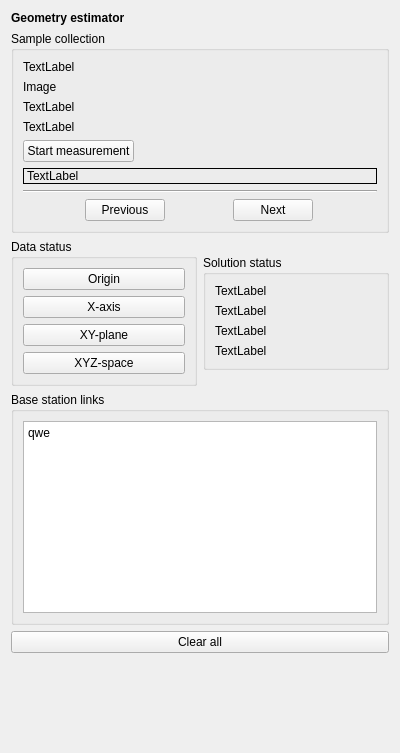
<?xml version="1.0" encoding="UTF-8"?>
<ui version="4.0">
 <class>Form</class>
 <widget class="QWidget" name="Form">
  <property name="geometry">
   <rect>
    <x>0</x>
    <y>0</y>
    <width>400</width>
    <height>753</height>
   </rect>
  </property>
  <property name="windowTitle">
   <string>Form</string>
  </property>
  <layout class="QVBoxLayout" name="verticalLayout">
   <item>
    <widget class="QLabel" name="label">
     <property name="font">
      <font>
       <bold>true</bold>
      </font>
     </property>
     <property name="text">
      <string>Geometry estimator</string>
     </property>
    </widget>
   </item>
   <item>
    <widget class="QGroupBox" name="_sample_collection_box">
     <property name="styleSheet">
      <string notr="true"/>
     </property>
     <property name="title">
      <string>Sample collection</string>
     </property>
     <layout class="QVBoxLayout" name="verticalLayout_2">
      <item>
       <widget class="QLabel" name="_step_title">
        <property name="text">
         <string>TextLabel</string>
        </property>
       </widget>
      </item>
      <item>
       <widget class="QLabel" name="_step_image">
        <property name="styleSheet">
         <string notr="true"/>
        </property>
        <property name="text">
         <string>Image</string>
        </property>
       </widget>
      </item>
      <item>
       <widget class="QLabel" name="_step_instructions">
        <property name="text">
         <string>TextLabel</string>
        </property>
       </widget>
      </item>
      <item>
       <widget class="QLabel" name="_step_solution_info">
        <property name="text">
         <string>TextLabel</string>
        </property>
       </widget>
      </item>
      <item>
       <widget class="QPushButton" name="_step_measure">
        <property name="sizePolicy">
         <sizepolicy hsizetype="Maximum" vsizetype="Fixed">
          <horstretch>0</horstretch>
          <verstretch>0</verstretch>
         </sizepolicy>
        </property>
        <property name="text">
         <string>Start measurement</string>
        </property>
       </widget>
      </item>
      <item>
       <widget class="QLabel" name="_step_info">
        <property name="frameShape">
         <enum>QFrame::Panel</enum>
        </property>
        <property name="text">
         <string>TextLabel</string>
        </property>
       </widget>
      </item>
      <item>
       <widget class="Line" name="line">
        <property name="orientation">
         <enum>Qt::Horizontal</enum>
        </property>
       </widget>
      </item>
      <item>
       <layout class="QHBoxLayout" name="horizontalLayout">
        <item>
         <widget class="QPushButton" name="_step_previous_button">
          <property name="sizePolicy">
           <sizepolicy hsizetype="Maximum" vsizetype="Fixed">
            <horstretch>0</horstretch>
            <verstretch>0</verstretch>
           </sizepolicy>
          </property>
          <property name="text">
           <string>Previous</string>
          </property>
         </widget>
        </item>
        <item>
         <widget class="QPushButton" name="_step_next_button">
          <property name="sizePolicy">
           <sizepolicy hsizetype="Maximum" vsizetype="Fixed">
            <horstretch>0</horstretch>
            <verstretch>0</verstretch>
           </sizepolicy>
          </property>
          <property name="text">
           <string>Next</string>
          </property>
         </widget>
        </item>
       </layout>
      </item>
     </layout>
    </widget>
   </item>
   <item>
    <layout class="QHBoxLayout" name="horizontalLayout_2">
     <item>
      <widget class="QGroupBox" name="groupBox_2">
       <property name="sizePolicy">
        <sizepolicy hsizetype="Preferred" vsizetype="Preferred">
         <horstretch>0</horstretch>
         <verstretch>0</verstretch>
        </sizepolicy>
       </property>
       <property name="title">
        <string>Data status</string>
       </property>
       <layout class="QVBoxLayout" name="verticalLayout_3">
        <item>
         <widget class="QPushButton" name="_data_status_origin">
          <property name="minimumSize">
           <size>
            <width>0</width>
            <height>0</height>
           </size>
          </property>
          <property name="styleSheet">
           <string notr="true"/>
          </property>
          <property name="text">
           <string>Origin</string>
          </property>
          <property name="flat">
           <bool>false</bool>
          </property>
         </widget>
        </item>
        <item>
         <widget class="QPushButton" name="_data_status_x_axis">
          <property name="styleSheet">
           <string notr="true"/>
          </property>
          <property name="text">
           <string>X-axis</string>
          </property>
          <property name="flat">
           <bool>false</bool>
          </property>
         </widget>
        </item>
        <item>
         <widget class="QPushButton" name="_data_status_xy_plane">
          <property name="text">
           <string>XY-plane</string>
          </property>
          <property name="flat">
           <bool>false</bool>
          </property>
         </widget>
        </item>
        <item>
         <widget class="QPushButton" name="_data_status_xyz_space">
          <property name="text">
           <string>XYZ-space</string>
          </property>
          <property name="flat">
           <bool>false</bool>
          </property>
         </widget>
        </item>
       </layout>
      </widget>
     </item>
     <item>
      <widget class="QGroupBox" name="groupBox_3">
       <property name="sizePolicy">
        <sizepolicy hsizetype="Preferred" vsizetype="Maximum">
         <horstretch>0</horstretch>
         <verstretch>0</verstretch>
        </sizepolicy>
       </property>
       <property name="title">
        <string>Solution status</string>
       </property>
       <layout class="QVBoxLayout" name="verticalLayout_4">
        <item>
         <widget class="QLabel" name="_solution_status_is_ok">
          <property name="text">
           <string>TextLabel</string>
          </property>
         </widget>
        </item>
        <item>
         <widget class="QLabel" name="_solution_status_info">
          <property name="text">
           <string>TextLabel</string>
          </property>
         </widget>
        </item>
        <item>
         <widget class="QLabel" name="_solution_status_max_error">
          <property name="text">
           <string>TextLabel</string>
          </property>
         </widget>
        </item>
        <item>
         <widget class="QLabel" name="_solution_status_uploaded">
          <property name="text">
           <string>TextLabel</string>
          </property>
         </widget>
        </item>
       </layout>
      </widget>
     </item>
    </layout>
   </item>
   <item>
    <widget class="QGroupBox" name="groupBox_4">
     <property name="title">
      <string>Base station links</string>
     </property>
     <layout class="QVBoxLayout" name="verticalLayout_5">
      <item>
       <widget class="QPlainTextEdit" name="_bs_link_text">
        <property name="plainText">
         <string>qwe
</string>
        </property>
       </widget>
      </item>
     </layout>
    </widget>
   </item>
   <item>
    <widget class="QPushButton" name="_clear_all_button">
     <property name="text">
      <string>Clear all</string>
     </property>
    </widget>
   </item>
   <item>
    <spacer name="verticalSpacer">
     <property name="orientation">
      <enum>Qt::Vertical</enum>
     </property>
     <property name="sizeHint" stdset="0">
      <size>
       <width>20</width>
       <height>40</height>
      </size>
     </property>
    </spacer>
   </item>
  </layout>
 </widget>
 <resources/>
 <connections/>
</ui>
